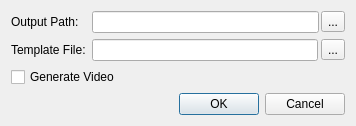
<?xml version="1.0" encoding="UTF-8"?>
<ui version="4.0">
 <class>GeneratePowerPointDialog</class>
 <widget class="QDialog" name="GeneratePowerPointDialog">
  <property name="geometry">
   <rect>
    <x>0</x>
    <y>0</y>
    <width>356</width>
    <height>120</height>
   </rect>
  </property>
  <property name="sizePolicy">
   <sizepolicy hsizetype="Preferred" vsizetype="Fixed">
    <horstretch>0</horstretch>
    <verstretch>0</verstretch>
   </sizepolicy>
  </property>
  <property name="windowTitle">
   <string>Generate PowerPoint</string>
  </property>
  <layout class="QFormLayout" name="formLayout">
   <item row="0" column="0">
    <widget class="QLabel" name="pathLabel">
     <property name="text">
      <string>Output Path:</string>
     </property>
    </widget>
   </item>
   <item row="0" column="1">
    <layout class="QHBoxLayout" name="horizontalLayout">
     <property name="spacing">
      <number>2</number>
     </property>
     <item>
      <widget class="QLineEdit" name="path"/>
     </item>
     <item>
      <widget class="QToolButton" name="pathBrowse">
       <property name="text">
        <string>...</string>
       </property>
       <property name="icon">
        <iconset resource="../../Icons/vvwidgets.qrc">
         <normaloff>:/icons/16x16/browse</normaloff>:/icons/16x16/browse</iconset>
       </property>
      </widget>
     </item>
    </layout>
   </item>
   <item row="1" column="0">
    <widget class="QLabel" name="templateLabel">
     <property name="text">
      <string>Template File:</string>
     </property>
    </widget>
   </item>
   <item row="1" column="1">
    <layout class="QHBoxLayout" name="horizontalLayout1">
     <property name="spacing">
      <number>3</number>
     </property>
     <item>
      <widget class="QLineEdit" name="templateFile"/>
     </item>
     <item>
      <widget class="QToolButton" name="templateBrowse">
       <property name="text">
        <string>...</string>
       </property>
       <property name="icon">
        <iconset resource="../../Icons/vvwidgets.qrc">
         <normaloff>:/icons/16x16/browse</normaloff>:/icons/16x16/browse</iconset>
       </property>
      </widget>
     </item>
    </layout>
   </item>
   <item row="2" column="0" colspan="2">
    <widget class="QCheckBox" name="generateVideo">
     <property name="text">
      <string>Generate Video</string>
     </property>
    </widget>
   </item>
   <item row="3" column="0" colspan="2">
    <widget class="QDialogButtonBox" name="buttonBox">
     <property name="orientation">
      <enum>Qt::Horizontal</enum>
     </property>
     <property name="standardButtons">
      <set>QDialogButtonBox::Cancel|QDialogButtonBox::Ok</set>
     </property>
    </widget>
   </item>
  </layout>
 </widget>
 <resources>
  <include location="../../Icons/vvwidgets.qrc"/>
 </resources>
 <connections>
  <connection>
   <sender>buttonBox</sender>
   <signal>rejected()</signal>
   <receiver>GeneratePowerPointDialog</receiver>
   <slot>reject()</slot>
   <hints>
    <hint type="sourcelabel">
     <x>325</x>
     <y>84</y>
    </hint>
    <hint type="destinationlabel">
     <x>286</x>
     <y>93</y>
    </hint>
   </hints>
  </connection>
  <connection>
   <sender>buttonBox</sender>
   <signal>accepted()</signal>
   <receiver>GeneratePowerPointDialog</receiver>
   <slot>accept()</slot>
   <hints>
    <hint type="sourcelabel">
     <x>169</x>
     <y>79</y>
    </hint>
    <hint type="destinationlabel">
     <x>177</x>
     <y>91</y>
    </hint>
   </hints>
  </connection>
 </connections>
</ui>
